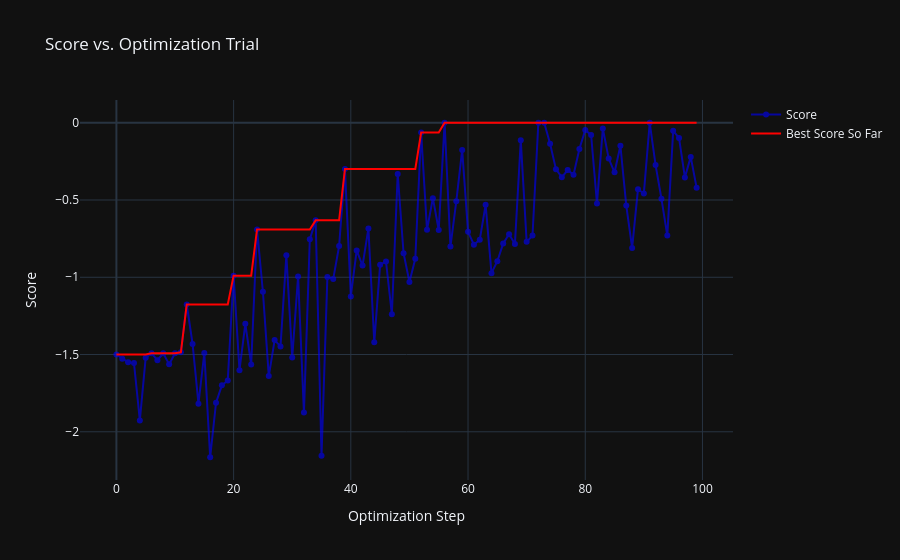

The notebook cell saved with this chart:
### Code cell
circuit_optimizer.plot_score(save_path=project_setup_path.parent / "loss_curve.html", show=True)
